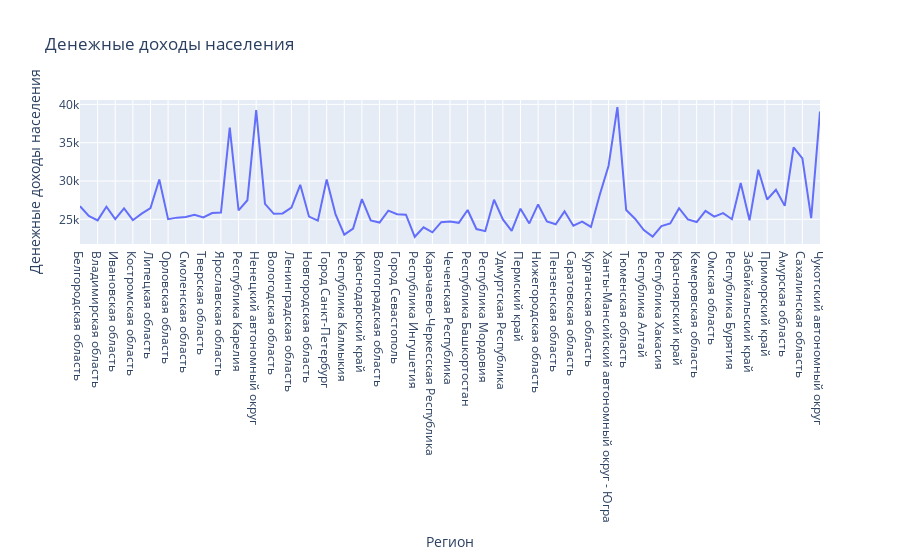

Notebook source saved alongside this figure:
### Code cell
fig = px.line(df_cash, y='Денежные доходы населения', width = 900, title = 'Денежные доходы населения')
fig.show()

### Figure 1 — Plotly figure (JSON) as saved in the notebook; plotly's stock layout.template omitted (floating-point values rounded to 4 significant figures)
{"data": [{"hovertemplate": "Регион=%{x}<br>Денежные доходы населения=%{y}<extra></extra>", "legendgroup": "", "line": {"color": "#636efa", "dash": "solid"}, "marker": {"symbol": "circle"}, "mode": "lines", "name": "", "orientation": "v", "showlegend": false, "type": "scatter", "x": ["Белгородская область", "Брянская область", "Владимирская область", "Воронежская область", "Ивановская область", "Калужская область", "Костромская область", "Курская область", "Липецкая область", "Московская область", "Орловская область", "Рязанская область", "Смоленская область", "Тамбовская область", "Тверская область", "Тульская область", "Ярославская область", "Город Москва", "Республика Карелия", "Республика Коми", "Ненецкий автономный округ", "Архангельская область", "Вологодская область", "Калининградская область", "Ленинградская область", "Мурманская область", "Новгородская область", "Псковская область", "Город Санкт-Петербург", "Республика Адыгея", "Республика Калмыкия", "Республика Крым", "Краснодарский край", "Астраханская область", "Волгоградская область", "Ростовская область", "Город Севастополь", "Республика Дагестан", "Республика Ингушетия", "Кабардино-Балкарская Республика", "Карачаево-Черкесская Республика", "Республика Северная Осетия-Алания", "Чеченская Республика", "Ставропольский край", "Республика Башкортостан", "Республика Марий Эл", "Республика Мордовия", "Республика Татарстан", "Удмуртская Республика", "Чувашская Республика", "Пермский край", "Кировская область", "Нижегородская область", "Оренбургская область", "Пензенская область", "Самарская область", "Саратовская область", "Ульяновская область", "Курганская область", "Свердловская область", "Ханты-Мансийский автономный округ - Югра", "Ямало-Ненецкий автономный округ", "Тюменская область", "Челябинская область", "Республика Алтай", "Республика Тыва", "Республика Хакасия", "Алтайский край", "Красноярский край", "Иркутская область", "Кемеровская область", "Новосибирская область", "Омская область", "Томская область", "Республика Бурятия", "Республика Саха (Якутия)", "Забайкальский край", "Камчатский край", "Приморский край", "Хабаровский край", "Амурская область", "Магаданская область", "Сахалинская область", "Еврейская автономная область", "Чукотский автономный округ"], "xaxis": "x", "y": [26710.0, 25430.0, 24860.0, 26640.0, 25040.0, 26430.0, 24884, 25750.0, 26460.0, 30200.0, 25016, 25220.0, 25310.0, 25592, 25253, 25820.0, 25880.0, 36970.0, 26160.0, 27492, 39260.0, 27020.0, 25720.0, 25774, 26545, 29500.0, 25350.0, 24820.0, 30200.0, 25680.0, 23000.0, 23800.0, 27630.0, 24860.0, 24580.0, 26130.0, 25670.0, 25600.0, 22720.0, 23950.0, 23300.0, 24633, 24702, 24540.0, 26220.0, 23730.0, 23460.0, 27550.0, 24990.0, 23500.0, 26390.0, 24460.0, 26940.0, 24730.0, 24350.0, 26040.0, 24170.0, 24689, 24000.0, 28210.0, 31990.0, 39630.0, 26210.0, 25090.0, 23600.0, 22740.0, 24120.0, 24470.0, 26450.0, 24980.0, 24650.0, 26110.0, 25360.0, 25800.0, 25020.0, 29750.0, 24870.0, 31470.0, 27590.0, 28860.0, 26760.0, 34380.0, 32950.0, 25150.0, 39056], "yaxis": "y"}], "layout": {"autosize": true, "legend": {"tracegroupgap": 0}, "title": {"text": "Денежные доходы населения"}, "xaxis": {"anchor": "y", "autorange": true, "domain": [0, 1], "range": [0, 84], "title": {"text": "Регион"}, "type": "category"}, "yaxis": {"anchor": "x", "autorange": true, "domain": [0, 1], "range": [21780.0, 40570.0], "title": {"text": "Денежные доходы населения"}, "type": "linear"}}}
